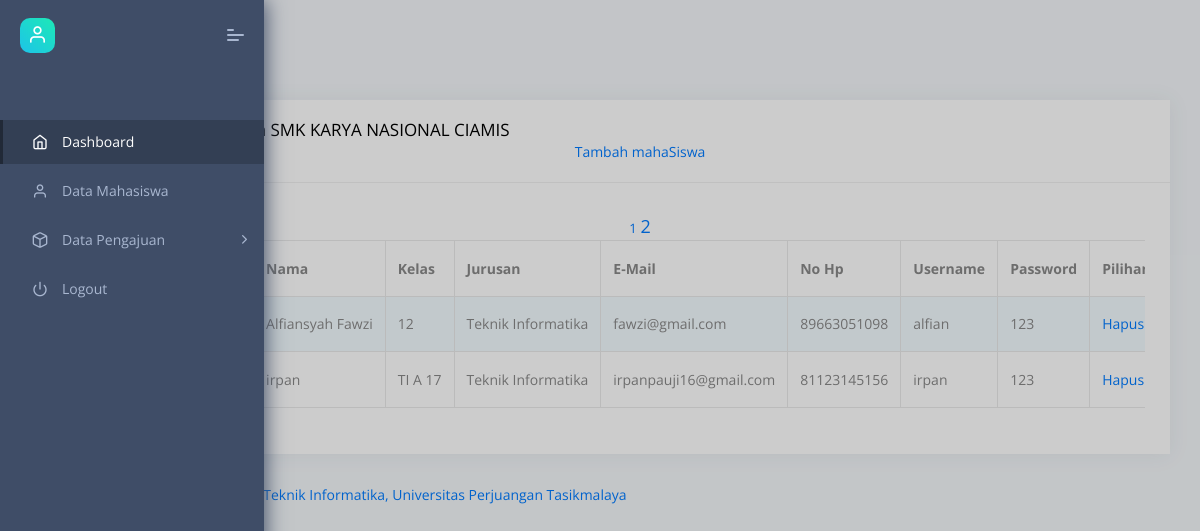
Page /datamahasiswa.php?halaman=2 on the committed database.
### tables this page shows
CREATE TABLE `mahasiswa` (
  `id_mahasiswa` int(10) NOT NULL,
  `nis` varchar(20) NOT NULL,
  `namamahasiswa` varchar(50) NOT NULL,
  `kelas` varchar(20) NOT NULL,
  `jurusan` varchar(50) NOT NULL,
  `email` varchar(50) NOT NULL,
  `nohp` bigint(12) NOT NULL,
  `uname` varchar(50) NOT NULL,
  `pass` varchar(50) NOT NULL,
  `level` varchar(50) NOT NULL
);

### function1.php (called while the page is built, shortened)
<?php
$conn = mysqli_connect("localhost", "root", "", "dbkp");
function query($query) {
	global $conn;
	$result = mysqli_query($conn, $query);
	$rows = [];
	while ($row = mysqli_fetch_assoc($result)) {
		$rows[] = $row;
	}
	return $rows;
}
 ?>

### datamahasiswa.php (the view, shortened to what this page needs)
<?php
  require 'function1.php';
  $jumlahdataperhalaman = 10;
  $jumlahdata = count( query ("SELECT * FROM mahasiswa") );
  $jumlahhalaman = ceil($jumlahdata / $jumlahdataperhalaman );
  $halamanaktif = (isset($_GET["halaman"]) ) ? $_GET ["halaman"] : 1 ;
  $awaldata = ( $jumlahdataperhalaman * $halamanaktif ) - $jumlahdataperhalaman;
  $pkl = query("SELECT * FROM mahasiswa LIMIT $awaldata, $jumlahdataperhalaman");
 ?>
<?php include('navbar_admin.php'); ?>
<div class="pcoded-main-container">
    <div class="pcoded-wrapper">
    <div class="pcoded-content">
      <div class="content">
        <div class="row">
          <div class="col-md-12">
            <div class="card">
              <div class="card-header">
                <h5 class="card-category">Data mahaSiswa SMK KARYA NASIONAL CIAMIS</h5>
                <a href="tambahmahasiswa.php"> <center>Tambah mahaSiswa</center></a>
              </div>
              <div class="card-body">
                <div class="table-responsive">
                <table class="table table-striped table-bordered nowrap">
                <thead>
                      <tr>
                        <th width="4%">No</th>
                        <th>NIS</th>
                        <th>Nama</th>
                        <th>Kelas</th>
                        <th>Jurusan</th>
                        <th>E-Mail</th>
                        <th>No Hp</th>
                        <th>Username</th>
                        <th>Password</th>
                        <th>Pilihan</th>
                      </tr>
                    </thead>
                    <tbody>
                      <tr>
                      <?php $i=1; ?>
                      <?php foreach ($pkl as $row): ?>
                        <td><?php echo $i; ?></td>
                        <td><?php echo $row["nis"] ?></td>
                        <td><?php echo $row["namamahasiswa"] ?></td>
                        <td><?php echo $row["kelas"] ?></td>
                        <td><?php echo $row["jurusan"] ?></td>
                        <td><?php echo $row["email"] ?></td>
                        <td><?php echo $row["nohp"] ?></td>
                        <td><?php echo $row["uname"] ?></td>
                        <td><?php echo $row["pass"] ?></td>
                        <td><a href="hapus_mahasiswa.php?id_mahasiswa= <?php echo $row["id_mahasiswa"]; ?>" onclick="return confirm('Hapus Data mahaSiswa Ini?');">Hapus</a></td>
                      </tr>
                      <?php $i++; ?>
                      <?php endforeach; ?>
                    <center>
                        <?php for ( $h = 1; $h <= $jumlahhalaman; $h++ ) : ?>
                          <?php if ($h == $halamanaktif) : ?>
                            <a href="?halaman=<?= $h; ?>" style="font-size: large;"><?php echo $h; ?></a>
                          <?php else : ?>
                            <a href="?halaman=<?= $h; ?>" style="font-size: small;"><?php echo $h; ?></a>
                          <?php endif; ?>
                        <?php endfor; ?>
                    </center>
                    </tbody>
                </table>
                </div>
              </div>
            </div>
          </div>
        </div>
      </div>
      <footer class="footer">
        <div class="container-fluid">
          <div class="copyright" id="copyright">
            <a href="unper.ac.id" target="unper.ac.id">Teknik Informatika, Universitas Perjuangan Tasikmalaya</a>
          </div>
        </div>
      </footer>
</div>

### rows in the picture
mahasiswa: namamahasiswa "Alfiansyah Fawzi", kelas "12", jurusan "Teknik Informatika", email "fawzi@gmail.com", nohp "89663051098", uname "alfian", pass "123"
mahasiswa: namamahasiswa "irpan", kelas "TI A 17", jurusan "Teknik Informatika", email "irpanpauji16@gmail.com", nohp "81123145156", uname "irpan", pass "123"
